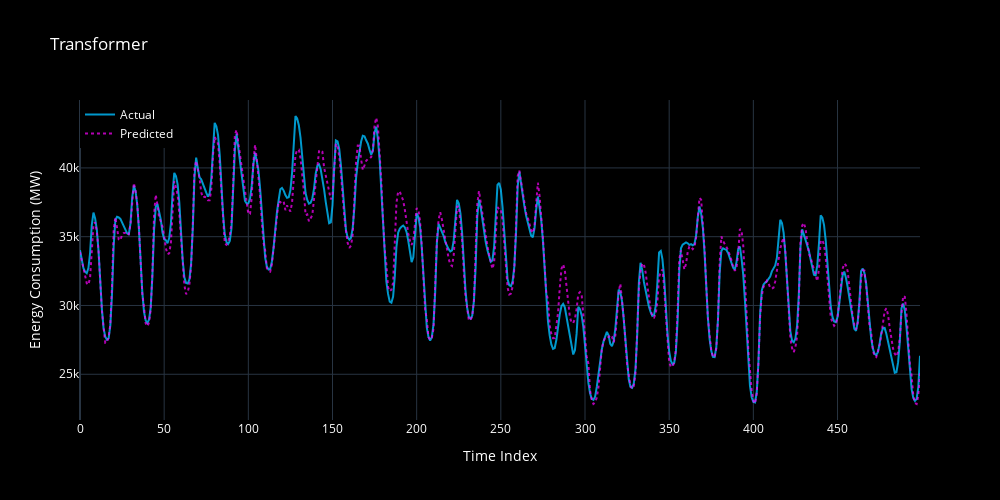

Notebook source saved alongside this figure:
### Markdown cell above
### Transformer
Transformers are attention-based models originally developed for natural language processing, however, they have proven effective for time series tasks. A transformer uses the self-attention mechanisms to weigh the importance of each timestep in the input sequence, which enables them to model both short- and long-range dependencies efficiently. Also, a transformer processes the entire sequence in parallel and is not limited by step-by-step recurrence or fixed convolutional windows.

### Code cell
%%time

import torch
from models.tf import TF_ECF
from utils.training_utils import set_seed, train, evaluate
from sklearn.metrics import mean_absolute_error, root_mean_squared_error
from utils.visualization_utils import plot_actual_vs_pred

set_seed(42)

tf_model = TF_ECF(input_size=X_train.shape[2])

tf_model = train(
    tf_model,
    train_loader=train_dl,
    val_loader=val_dl,
    optimizer=torch.optim.Adam(tf_model.parameters(), lr=1e-3),
    loss_fn=torch.nn.MSELoss(),
    num_epochs=30,
    patience=3,
    device=device,
)

tf_y_true, tf_y_pred = evaluate(tf_model, test_dl, device)
tf_y_true = target_scaler.inverse_transform(tf_y_true.reshape(-1, 1)).flatten()
tf_y_pred = target_scaler.inverse_transform(tf_y_pred.reshape(-1, 1)).flatten()

tf_mae = mean_absolute_error(tf_y_true, tf_y_pred)
tf_rmse = root_mean_squared_error(tf_y_true, tf_y_pred)

print(f"[TF] Test MAE: {tf_mae:.2f}")
print(f"[TF] Test RMSE: {tf_rmse:.2f}")

plot_actual_vs_pred(tf_y_true, tf_y_pred, title="Transformer")

### Figure 1 — Plotly figure (JSON) as saved in the notebook; plotly's stock layout.template omitted (floating-point values rounded to 4 significant figures; data arrays with more than 128 entries replaced by an {"elided": "..."} marker saying what was removed)
{"data": [{"line": {"color": "deepskyblue", "width": 2}, "mode": "lines", "name": "Actual", "opacity": 0.8, "type": "scatter", "x": {"elided": "500 int values"}, "y": {"elided": "500 float values"}}, {"line": {"color": "magenta", "dash": "dot", "width": 2}, "mode": "lines", "name": "Predicted", "opacity": 0.7, "type": "scatter", "x": {"elided": "500 int values"}, "y": {"elided": "500 float values"}}], "layout": {"font": {"color": "white"}, "height": 500, "legend": {"x": 0, "y": 1}, "paper_bgcolor": "black", "plot_bgcolor": "black", "title": {"text": "Transformer"}, "width": 1000, "xaxis": {"title": {"text": "Time Index"}}, "yaxis": {"title": {"text": "Energy Consumption (MW)"}}}}
